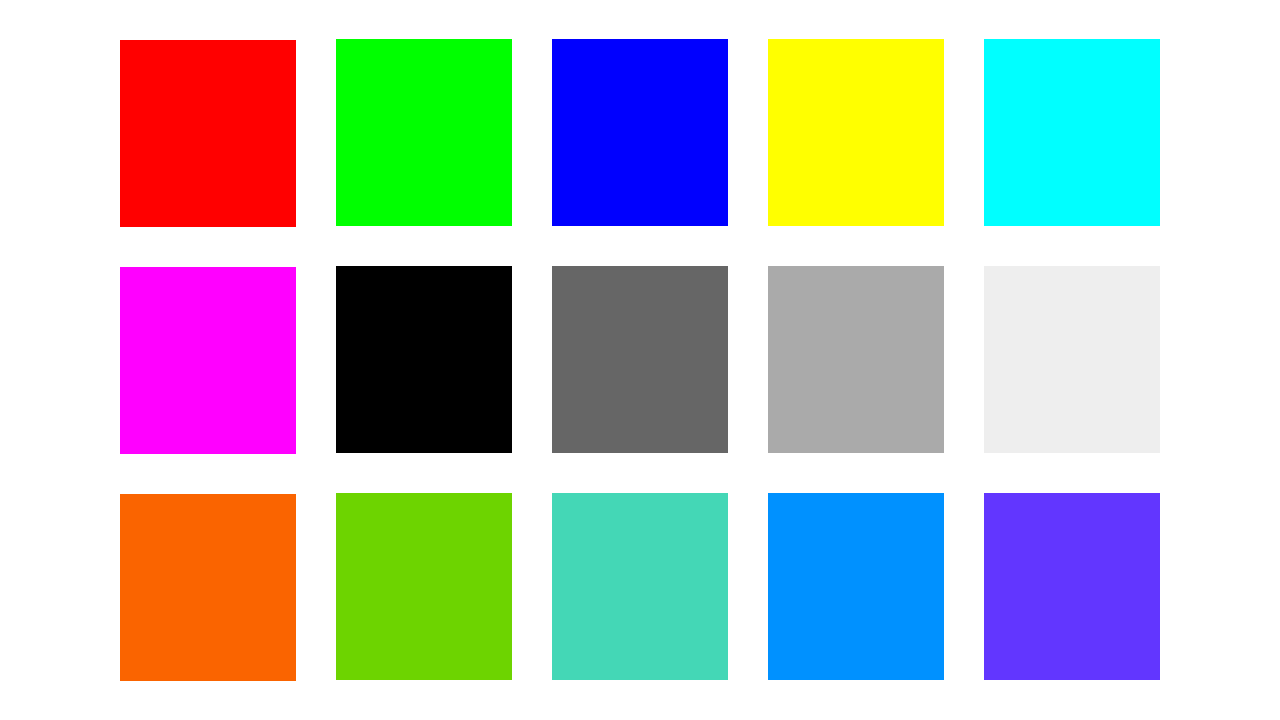
//> input picture color_checker.png, 1280 x 720 px
$ ./main   (built with g++ and OpenCV 4)
//> lines starting //> are read from the running program, lines starting //| are printed output that depends on the picture; after the words box and inside, x2 and y2 are one past the last pixel; in counts of white or black regions, pixels touching at a corner belong together
#include "libyuv.h"
#include <iostream>
#include <opencv2/opencv.hpp>

static const char *image_path = "../color_checker.png";

void opencv_convert() {
  // 读取图片
  cv::Mat image = cv::imread(image_path);
//> image is the input picture: 720 rows x 1280 cols, CV_8UC3; mean B, G, R 188.6, 189.9, 182.7

  // 检查是否成功读取图片
  if (image.empty()) {
    std::cout << "无法读取图片，请检查路径或文件" << std::endl;
    return;
  }

  // 显示图片
  cv::Mat yuv;

  // 第二轮和第三轮没有区别了
  for (int i = 1; i <= 5; i++) {
    cv::cvtColor(image, yuv, cv::COLOR_BGR2YUV_I420);
    cv::cvtColor(yuv, image, cv::COLOR_YUV2BGR_I420);

    cv::imwrite(std::string("opencv-") + std::to_string(i) + ".png", image);
  }
//> this loop made 5 passes
//> pass 1, in opencv_convert, `cv::cvtColor(image, yuv, cv::COLOR_BGR2YUV_I420);`:
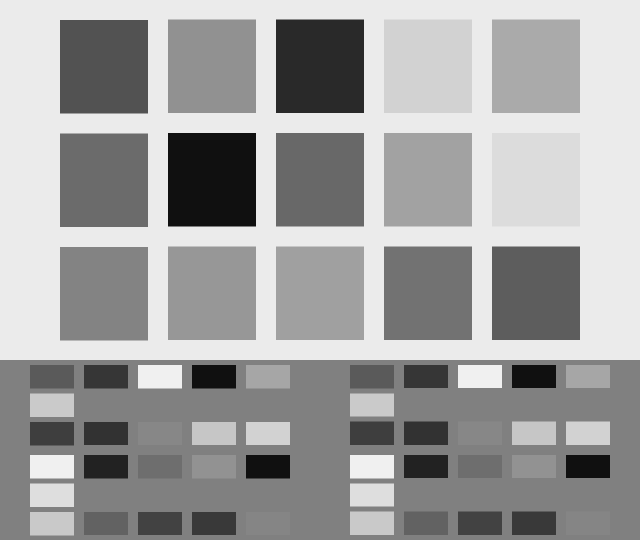
//> yuv: 1080 rows x 1280 cols, CV_8UC1 (shown at 1/2 size); min 16, max 240, mean 160.4
//> pass 2, in opencv_convert, `cv::cvtColor(yuv, image, cv::COLOR_YUV2BGR_I420);`:
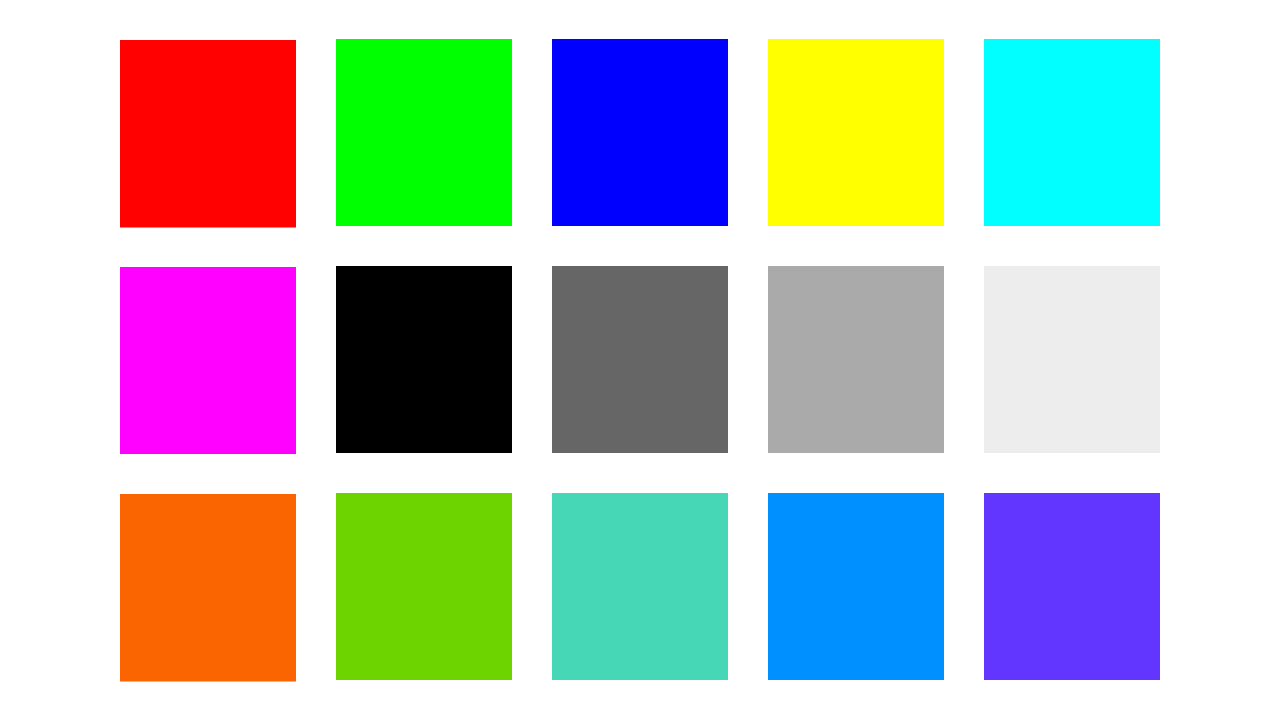
//> image: 720 rows x 1280 cols, CV_8UC3; mean B, G, R 188.6, 189.8, 182.8
//> after the loop: image: 720 rows x 1280 cols, CV_8UC3; 352 pixels changed, all inside (x1, y1, x2, y2) = (120, 227, 296, 682)
//> after the loop: yuv: 1080 rows x 1280 cols, CV_8UC1; min 16, max 240, mean 160.3
}

// [37 lines left out: functions libyuv_convert, main, not called in this run]

// added to run one function of the file
int main() { opencv_convert(); }
